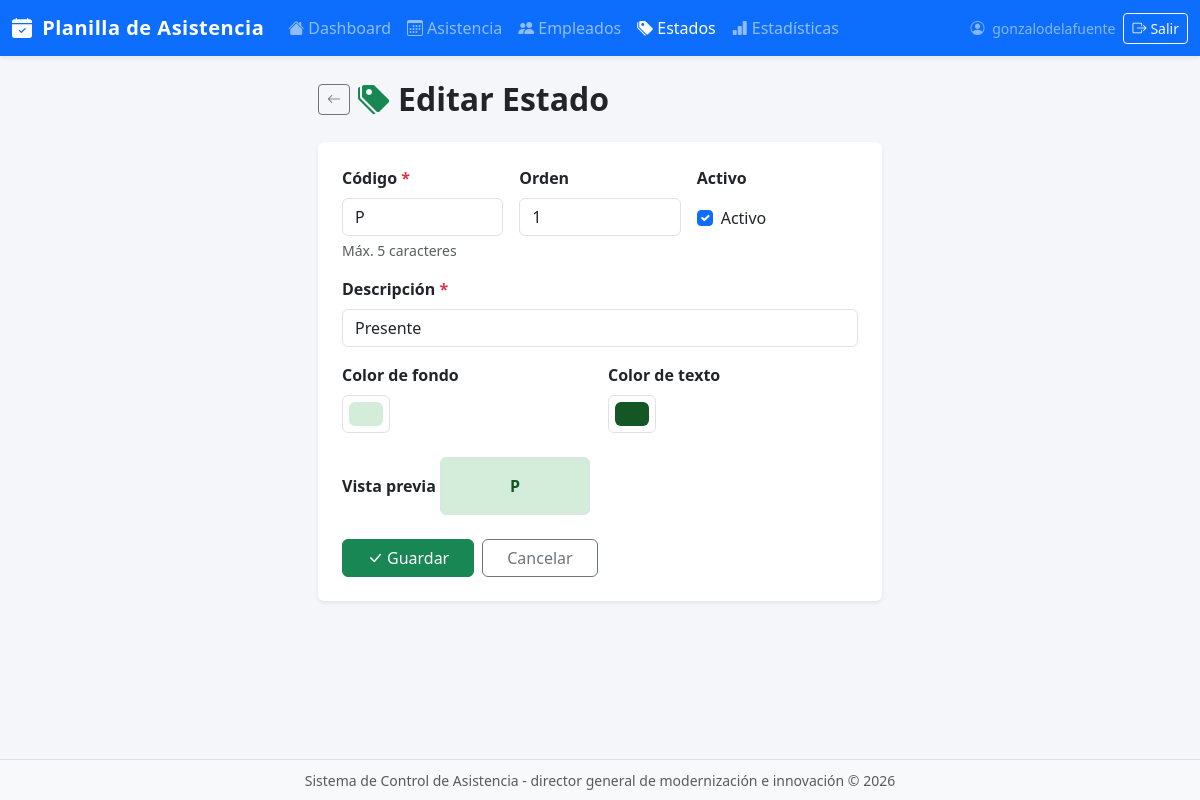
The page /estados/1/editar/ (signed in) on the database its author committed.
### app/asistencia/models.py (models this page shows, shortened)
class EstadoAsistencia(models.Model):
    codigo = models.CharField(max_length=5, unique=True)
    descripcion = models.CharField(max_length=100)
    color_fondo = models.CharField(max_length=7, default="#FFFFFF")
    color_texto = models.CharField(max_length=7, default="#000000")
    orden = models.PositiveIntegerField(default=0)
    activo = models.BooleanField(default=True)
    created_at = models.DateTimeField(auto_now_add=True)
    updated_at = models.DateTimeField(auto_now=True)
    class Meta:
        ordering = ['orden', 'codigo']
        verbose_name = "Estado de Asistencia"
        verbose_name_plural = "Estados de Asistencia"

### app/asistencia/views.py (the view)
# urls.py: path('estados/<int:pk>/editar/', views.estados_editar, name='estados_editar'),
@login_required
def estados_editar(request, pk):
    estado = get_object_or_404(EstadoAsistencia, pk=pk)
    if request.method == 'POST':
        form = EstadoAsistenciaForm(request.POST, instance=estado)
        if form.is_valid():
            form.save()
            messages.success(request, 'Estado actualizado exitosamente.')
            return redirect('estados_lista')
    else:
        form = EstadoAsistenciaForm(instance=estado)
    return render(request, 'asistencia/estados/form.html', {
        'form': form,
        'titulo': 'Editar Estado',
        'estado': estado,
    })

### app/asistencia/forms.py
class EstadoAsistenciaForm(forms.ModelForm):
    class Meta:
        model = EstadoAsistencia
        fields = ['codigo', 'descripcion', 'color_fondo', 'color_texto', 'orden', 'activo']
        widgets = {
            'codigo': forms.TextInput(attrs={'class': 'form-control', 'placeholder': 'Ej: P, TA, AS'}),
            'descripcion': forms.TextInput(attrs={'class': 'form-control', 'placeholder': 'Ej: Presente'}),
            'color_fondo': forms.TextInput(attrs={'type': 'color', 'class': 'form-control form-control-color'}),
            'color_texto': forms.TextInput(attrs={'type': 'color', 'class': 'form-control form-control-color'}),
            'orden': forms.NumberInput(attrs={'class': 'form-control', 'min': 0}),
            'activo': forms.CheckboxInput(attrs={'class': 'form-check-input'}),
        }
        labels = {
            'codigo': 'Código',
            'descripcion': 'Descripción',
            'color_fondo': 'Color de fondo',
            'color_texto': 'Color de texto',
            'orden': 'Orden',
            'activo': 'Activo',
        }

### app/asistencia/templates/asistencia/estados/form.html (shortened to what this page needs)
{% extends 'asistencia/base.html' %}
{% block content %}
<div class="row justify-content-center">
  <div class="col-12 col-md-8 col-lg-6">
    <div class="d-flex align-items-center gap-2 mb-4">
      <a href="{% url 'estados_lista' %}" class="btn btn-sm btn-outline-secondary">
        <i class="bi bi-arrow-left"></i>
      </a>
      <h2 class="fw-bold mb-0">
        <i class="bi bi-tags-fill me-2 text-success"></i>{{ titulo }}
      </h2>
    </div>
    <div class="card border-0 shadow-sm">
      <div class="card-body p-4">
        <form method="post" novalidate>
          <div class="row g-3 mb-3">
            <div class="col-4">
              <label for="{{ form.codigo.id_for_label }}" class="form-label fw-semibold">
                Código <span class="text-danger">*</span>
              </label>
              {{ form.codigo }}
              <div class="form-text">Máx. 5 caracteres</div>
            </div>
            <div class="col-4">
              <label for="{{ form.orden.id_for_label }}" class="form-label fw-semibold">Orden</label>
              {{ form.orden }}
            </div>
            <div class="col-4 d-flex flex-column">
              <label class="form-label fw-semibold">Activo</label>
              <div class="form-check mt-2">
                {{ form.activo }}
                <label class="form-check-label" for="{{ form.activo.id_for_label }}">Activo</label>
              </div>
            </div>
          </div>
          <div class="mb-3">
            <label for="{{ form.descripcion.id_for_label }}" class="form-label fw-semibold">
              Descripción <span class="text-danger">*</span>
            </label>
            {{ form.descripcion }}
          </div>
          <div class="row g-3 mb-4">
            <div class="col-6">
              <label for="{{ form.color_fondo.id_for_label }}" class="form-label fw-semibold">
                Color de fondo
              </label>
              <div class="d-flex align-items-center gap-2">
                {{ form.color_fondo }}
              </div>
            </div>
            <div class="col-6">
              <label for="{{ form.color_texto.id_for_label }}" class="form-label fw-semibold">
                Color de texto
              </label>
              <div class="d-flex align-items-center gap-2">
                {{ form.color_texto }}
              </div>
            </div>
          </div>
          <div class="mb-4">
            <label class="form-label fw-semibold">Vista previa</label>
            <div class="p-3 rounded border" id="preview-box" style="font-weight: 600; font-size: 1rem; display: inline-block; min-width: 150px; text-align: center;">
            </div>
          </div>
          <div class="d-flex gap-2">
            <button type="submit" class="btn btn-success px-4">
              <i class="bi bi-check-lg me-1"></i>Guardar
            </button>
            <a href="{% url 'estados_lista' %}" class="btn btn-outline-secondary px-4">
              Cancelar
            </a>
          </div>
        </form>
      </div>
    </div>
  </div>
</div>
{% endblock %}

### app/asistencia/templates/asistencia/base.html (shortened to what this page needs)
<!DOCTYPE html>
<html lang="es">
<head>
  <link href="https://cdn.jsdelivr.net/npm/bootstrap@5.3.3/dist/css/bootstrap.min.css" rel="stylesheet" />
  <link href="https://cdn.jsdelivr.net/npm/bootstrap-icons@1.11.3/font/bootstrap-icons.css" rel="stylesheet" />
</head>
<body>
<nav class="navbar navbar-expand-lg navbar-dark bg-primary shadow-sm">
  <div class="container-fluid">
    <a class="navbar-brand" href="{% url 'dashboard' %}">
      <i class="bi bi-calendar-check-fill me-1"></i> Planilla de Asistencia
    </a>
    <div class="collapse navbar-collapse" id="mainNav">
      <ul class="navbar-nav me-auto mb-2 mb-lg-0">
        <li class="nav-item">
          <a class="nav-link {% if request.resolver_match.url_name == 'dashboard' %}active{% endif %}"
             href="{% url 'dashboard' %}">
            <i class="bi bi-house-fill me-1"></i>Dashboard
          </a>
        </li>
        <li class="nav-item">
          <a class="nav-link {% if 'asistencia' in request.resolver_match.url_name %}active{% endif %}"
             href="{% url 'asistencia' %}">
            <i class="bi bi-calendar3 me-1"></i>Asistencia
          </a>
        </li>
        <li class="nav-item">
          <a class="nav-link {% if 'empleados' in request.resolver_match.url_name %}active{% endif %}"
             href="{% url 'empleados_lista' %}">
            <i class="bi bi-people-fill me-1"></i>Empleados
          </a>
        </li>
        <li class="nav-item">
          <a class="nav-link {% if 'estados' in request.resolver_match.url_name %}active{% endif %}"
             href="{% url 'estados_lista' %}">
            <i class="bi bi-tags-fill me-1"></i>Estados
          </a>
        </li>
        <li class="nav-item">
          <a class="nav-link {% if request.resolver_match.url_name == 'estadisticas' %}active{% endif %}"
             href="{% url 'estadisticas' %}">
            <i class="bi bi-bar-chart-fill me-1"></i>Estadísticas
          </a>
        </li>
      </ul>
      {% if user.is_authenticated %}
      <div class="d-flex align-items-center gap-2 ms-auto">
        <span class="navbar-text text-white-50 small d-none d-md-inline">
          <i class="bi bi-person-circle me-1"></i> {{ user.username }}
        </span>
        <form method="post" action="{% url 'logout' %}" class="d-inline m-0">
          <button type="submit" class="btn btn-sm btn-outline-light">
            <i class="bi bi-box-arrow-right me-1"></i>Salir
          </button>
        </form>
      </div>
      {% endif %}
    </div>
  </div>
</nav>
<main class="container-fluid py-4 px-4">
  {% block content %}{% endblock %}
</main>
<footer class="bg-light border-top text-center text-muted py-2">
  <small>Sistema de Control de Asistencia - director general de modernización e innovación  &copy; {% now "Y" %}</small>
</footer>
</body>
</html>

### app/asistencia/templates/asistencia/base.html (style rules this page uses)
body { background-color: #f4f6f9; min-height: 100vh; display: flex; flex-direction: column; }
main { flex: 1; }
.navbar-brand { font-weight: 700; letter-spacing: 0.5px; }

### rows shown on the page
EstadoAsistencia: codigo "P", orden "1", activo "☑", descripcion "Presente", color_fondo "#d4edda", color_texto "#155724"

### other values the page prints
{{ user.username }} "gonzalodelafuente"
{{ titulo }} "Editar Estado"
